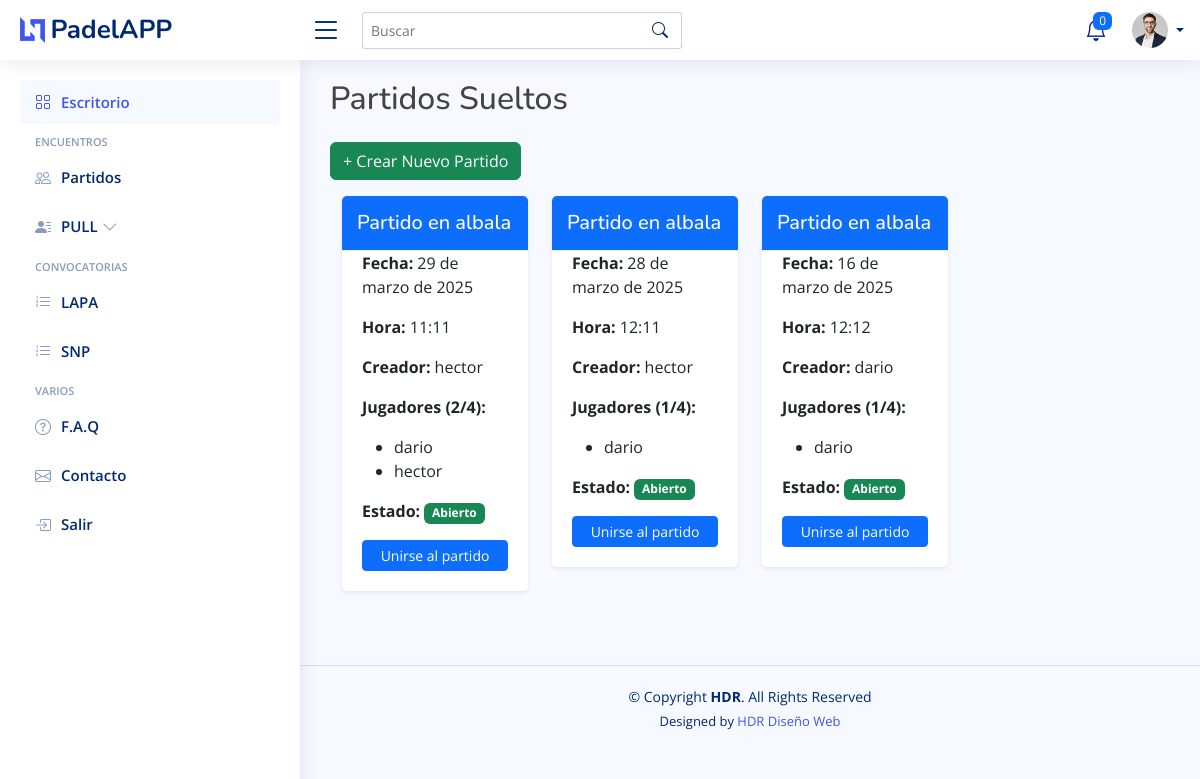
Page /partidos/ on the earlier database version.
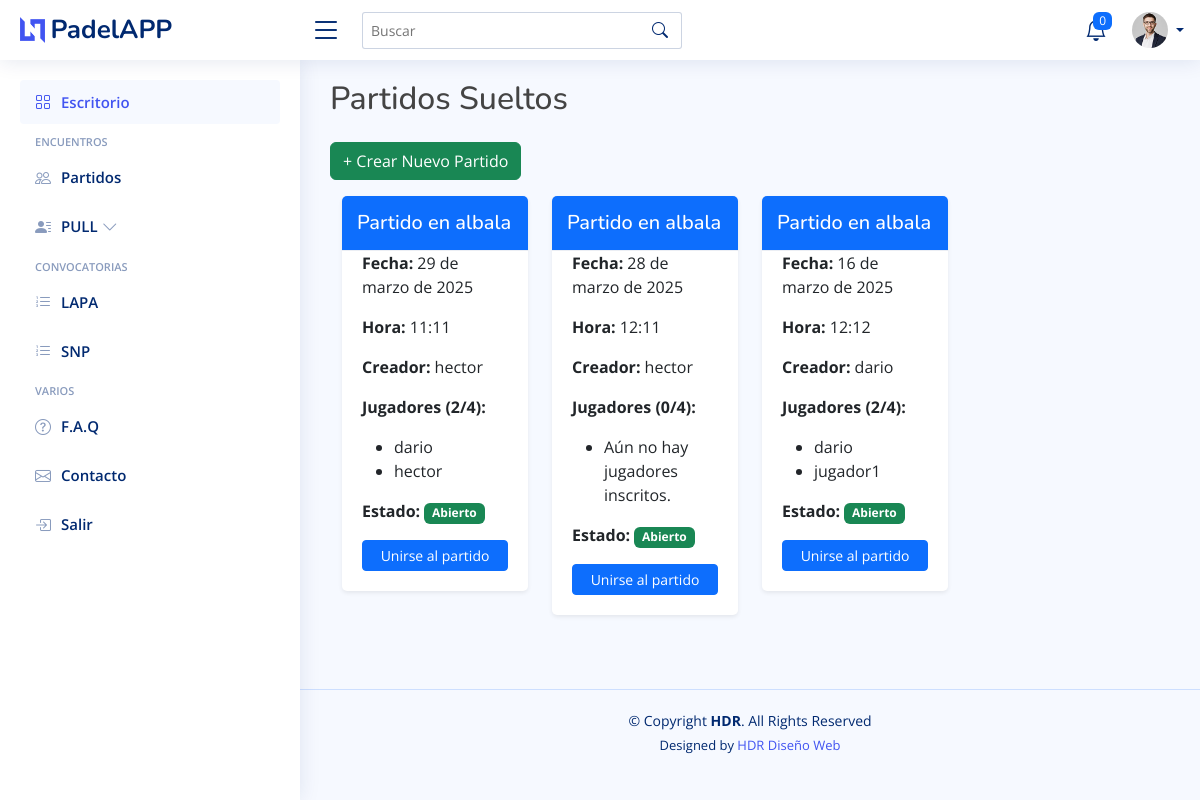
Same page on the later database version.
### padelapp/models.py (models this page shows, shortened)
class PartidoAbierto(models.Model):
    creador = models.ForeignKey(
        settings.AUTH_USER_MODEL, on_delete=models.CASCADE, related_name='partidos_creados'
    )
    jugadores = models.ManyToManyField(
        settings.AUTH_USER_MODEL, related_name='partidos_jugados', blank=True
    )
    fecha = models.DateField()
    hora = models.TimeField()
    lugar = models.CharField(max_length=200)
    estado = models.CharField(
        max_length=10, choices=[('Abierto', 'Abierto'), ('Cerrado', 'Cerrado')], default='Abierto'
    )
    @classmethod
    def limpiar_partidos_viejos(cls):
        cls.objects.filter(estado='Cerrado', fecha__lt=now() - timedelta(days=1)).delete()

class User(AbstractUser):
    avatar = models.ImageField(upload_to='avatars/', blank=True, null=True)
    dni_nie = models.CharField(max_length=20, unique=True, blank=True, null=True)
    fecha_nacimiento = models.DateField(null=True, blank=True)
    sexo = models.CharField(max_length=10, choices=[('Hombre', 'Hombre'), ('Mujer', 'Mujer')])
    movil = models.CharField(max_length=15, blank=True, null=True)
    provincia = models.CharField(max_length=100, blank=True, null=True)
    poblacion = models.CharField(max_length=100, blank=True, null=True)
    codigo_postal = models.CharField(max_length=10, blank=True, null=True)
    apodo = models.CharField(max_length=50, blank=True, null=True)
    posicion_juego = models.CharField(max_length=10, choices=[('Izquierda', 'Izquierda'), ('Derecha', 'Derecha'), ('Ambas', 'Ambas')])
    marca_pala = models.CharField(max_length=100, blank=True, null=True)
    equipo = models.ForeignKey('Team', on_delete=models.SET_NULL, null=True, blank=True, related_name='jugadores')

### padelapp/views.py (the view)
# urls.py: path('partidos/', lista_partidos, name='lista_partidos'),
def lista_partidos(request):
    PartidoAbierto.limpiar_partidos_viejos()
    partidos = PartidoAbierto.objects.all().order_by('-fecha')
    return render(request, 'padelapp/lista_partidos.html', {'partidos': partidos})

### padelapp/templates/padelapp/lista_partidos.html
{% extends 'base.html' %}
{% block content %}
    <h2 class="mb-4">Partidos Sueltos</h2>
    <a href="{% url 'crear_partido' %}" class="btn btn-success mb-3">+ Crear Nuevo Partido</a>
    <div class="container">
        <div class="row">
            {% for partido in partidos %}
                <div class="col-md-3 mb-4">
                    <div class="card shadow-sm">
                        <div class="card-header bg-primary text-white">
                            <h5 class="mb-0">Partido en {{ partido.lugar }}</h5>
                        </div>
                        <div class="card-body">
                            <p><strong>Fecha:</strong> {{ partido.fecha }}</p>
                            <p><strong>Hora:</strong> {{ partido.hora }}</p>
                            <p><strong>Creador:</strong> {{ partido.creador.username }}</p>
                            <p><strong>Jugadores ({{ partido.jugadores.count }}/4):</strong></p>
                            <ul>
                                {% for jugador in partido.jugadores.all %}
                                    <li>{{ jugador.username }}</li>
                                {% empty %}
                                    <li>Aún no hay jugadores inscritos.</li>
                                {% endfor %}
                            </ul>
                            <p><strong>Estado:</strong>
                                <span class="badge bg-{% if partido.estado == 'Cerrado' %}danger{% else %}success{% endif %}">
                                    {{ partido.estado }}
                                </span>
                            </p>
                            {% if user in partido.jugadores.all %}
                                <a href="{% url 'gestionar_partido' partido.id %}" class="btn btn-danger btn-sm w-100">Salir del partido</a>
                            {% elif partido.estado == 'Abierto' %}
                                <a href="{% url 'gestionar_partido' partido.id %}" class="btn btn-primary btn-sm w-100">Unirse al partido</a>
                            {% endif %}
                        </div>
                    </div>
                </div>
            {% endfor %}
        </div>
    </div>
{% endblock %}

Differences in the rows shown:
changed PartidoAbierto "28 de marzo de 2025": jugadores.count "1" → "0"; loses User (username "dario"); now shows "Aún no hay jugadores inscritos."
computed for PartidoAbierto "16 de marzo de 2025": jugadores.count "1" → "2"
added User: username "jugador1", shown under PartidoAbierto "16 de marzo de 2025"
